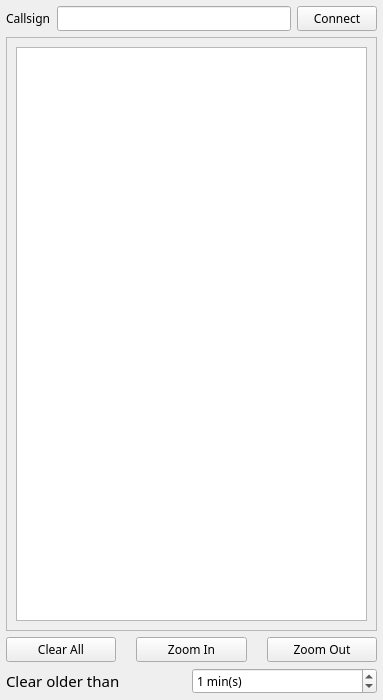
<?xml version="1.0" encoding="UTF-8"?>
<ui version="4.0">
 <class>BandMapWindow</class>
 <widget class="QWidget" name="BandMapWindow">
  <property name="geometry">
   <rect>
    <x>0</x>
    <y>0</y>
    <width>383</width>
    <height>700</height>
   </rect>
  </property>
  <property name="font">
   <font>
    <family>JetBrains Mono</family>
   </font>
  </property>
  <property name="windowTitle">
   <string>BandMap</string>
  </property>
   <layout class="QVBoxLayout" name="verticalLayout_2">
    <property name="spacing">
     <number>6</number>
    </property>
    <property name="leftMargin">
     <number>6</number>
    </property>
    <property name="topMargin">
     <number>6</number>
    </property>
    <property name="rightMargin">
     <number>6</number>
    </property>
    <property name="bottomMargin">
     <number>6</number>
    </property>
    <item>
     <layout class="QHBoxLayout" name="horizontalLayout_3">
      <item>
       <widget class="QLabel" name="label">
        <property name="text">
         <string>Callsign</string>
        </property>
       </widget>
      </item>
      <item>
       <widget class="QLineEdit" name="callsignField">
        <property name="accessibleName">
         <string>callsign</string>
        </property>
        <property name="accessibleDescription">
         <string>callsign used to sign in to dx cluster.</string>
        </property>
        <property name="styleSheet">
         <string notr="true">text-transform: uppercase;</string>
        </property>
       </widget>
      </item>
      <item>
       <widget class="QPushButton" name="connectButton">
        <property name="accessibleName">
         <string>connect</string>
        </property>
        <property name="accessibleDescription">
         <string>connect to d x cluster.</string>
        </property>
        <property name="text">
         <string>Connect</string>
        </property>
       </widget>
      </item>
     </layout>
    </item>
    <item>
     <widget class="QScrollArea" name="scrollArea">
      <property name="font">
       <font>
        <family>JetBrains Mono</family>
        <pointsize>9</pointsize>
       </font>
      </property>
      <property name="widgetResizable">
       <bool>true</bool>
      </property>
      <widget class="QWidget" name="scrollAreaWidgetContents">
       <property name="geometry">
        <rect>
         <x>0</x>
         <y>0</y>
         <width>367</width>
         <height>546</height>
        </rect>
       </property>
       <property name="font">
        <font>
         <family>JetBrains Mono</family>
         <pointsize>9</pointsize>
        </font>
       </property>
       <layout class="QVBoxLayout" name="verticalLayout">
        <item>
         <widget class="QGraphicsView" name="graphicsView">
          <property name="font">
           <font>
            <family>JetBrains Mono</family>
            <pointsize>6</pointsize>
           </font>
          </property>
          <property name="focusPolicy">
           <enum>Qt::NoFocus</enum>
          </property>
          <property name="accessibleName">
           <string>spots</string>
          </property>
          <property name="accessibleDescription">
           <string>spots from cluster.</string>
          </property>
         </widget>
        </item>
       </layout>
      </widget>
     </widget>
    </item>
    <item>
     <layout class="QHBoxLayout" name="horizontalLayout">
      <property name="spacing">
       <number>20</number>
      </property>
      <property name="leftMargin">
       <number>0</number>
      </property>
      <property name="rightMargin">
       <number>0</number>
      </property>
      <item>
       <widget class="QPushButton" name="clearButton">
        <property name="focusPolicy">
         <enum>Qt::NoFocus</enum>
        </property>
        <property name="accessibleName">
         <string>clear all</string>
        </property>
        <property name="accessibleDescription">
         <string>clear spots</string>
        </property>
        <property name="text">
         <string>Clear All</string>
        </property>
       </widget>
      </item>
      <item>
       <widget class="QPushButton" name="zoominButton">
        <property name="focusPolicy">
         <enum>Qt::NoFocus</enum>
        </property>
        <property name="accessibleName">
         <string>zoom in</string>
        </property>
        <property name="accessibleDescription">
         <string>zoom in</string>
        </property>
        <property name="text">
         <string>Zoom In</string>
        </property>
       </widget>
      </item>
      <item>
       <widget class="QPushButton" name="zoomoutButton">
        <property name="focusPolicy">
         <enum>Qt::NoFocus</enum>
        </property>
        <property name="accessibleName">
         <string>zoom out</string>
        </property>
        <property name="accessibleDescription">
         <string>zoom out</string>
        </property>
        <property name="text">
         <string>Zoom Out</string>
        </property>
       </widget>
      </item>
     </layout>
    </item>
    <item>
     <layout class="QHBoxLayout" name="horizontalLayout_2">
      <property name="spacing">
       <number>0</number>
      </property>
      <property name="leftMargin">
       <number>0</number>
      </property>
      <property name="rightMargin">
       <number>0</number>
      </property>
      <item>
       <widget class="QLabel" name="clear_spot_olderLabel">
        <property name="font">
         <font>
          <family>JetBrains Mono</family>
          <pointsize>11</pointsize>
         </font>
        </property>
        <property name="text">
         <string>Clear older than </string>
        </property>
        <property name="margin">
         <number>0</number>
        </property>
       </widget>
      </item>
      <item>
       <widget class="QSpinBox" name="clear_spot_olderSpinBox">
        <property name="accessibleName">
         <string>clear spots older than</string>
        </property>
        <property name="accessibleDescription">
         <string>removes spots older than x amount of minutes ago.</string>
        </property>
        <property name="specialValueText">
         <string>Never</string>
        </property>
        <property name="suffix">
         <string> min(s)</string>
        </property>
        <property name="maximum">
         <number>9999</number>
        </property>
        <property name="value">
         <number>1</number>
        </property>
       </widget>
      </item>
     </layout>
    </item>
   </layout>
 </widget>
 <resources/>
 <connections/>
</ui>
